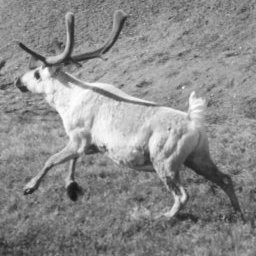
%> input picture assignments/assigmnet_1/image/caribou.jpg, 256 x 256 px
$ octave problem_3.m   (GNU Octave 9; MATLAB toolbox functions it lacks are replaced by stand-ins)
%> lines starting %> are read from the running program, lines starting %| are printed output that depends on the picture
t = imread('../assigmnet_1/image/caribou.jpg');
%> t is the input picture: size 256x256 uint8; min 19, max 255, mean 139.8
[x,map] = gray2ind(t);
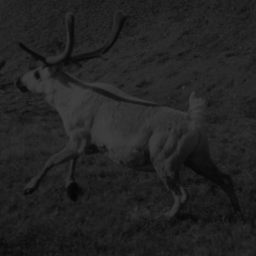
%> x: size 256x256 uint8; min 5, max 63, mean 34.5
%> map = 64 rows, first 12: [0 0 0; 0.0159 0.0159 0.0159; 0.0317 0.0317 0.0317; 0.0476 0.0476 0.0476; 0.0635 0.0635 0.0635; 0.0794 0.0794 0.0794; 0.0952 0.0952 0.0952; 0.111 0.111 0.111; 0.127 0.127 0.127; 0.143 0.143 0.143; 0.159 0.159 0.159; 0.175 0.175 0.175]

x1 = histeq(x);
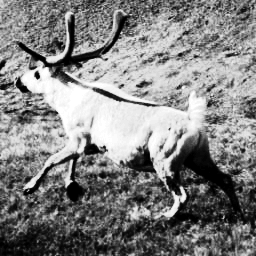
%> x1: size 256x256 uint8; min 0, max 255, mean 129.6
x2 = histeq(x1);
figure;
subplot(2,2,1); imshow(t); title('原始影像');
subplot(2,2,2); imshow(x,map); title('索引影像');
subplot(2,2,3); imshow(x1); title('一次直方圖等化');
subplot(2,2,4); imshow(x2); title('二次直方圖等化');

$ run again, with assignments/assigmnet_1/image/blocks.jpg copied over assignments/assigmnet_1/image/caribou.jpg
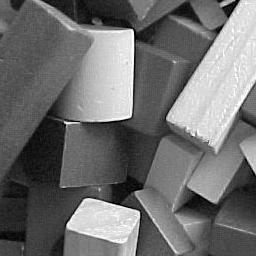
%> input picture assignments/assigmnet_1/image/blocks.jpg, 256 x 256 px
%> t is the input picture: size 256x256 uint8; min 0, max 255, mean 110.3
%> `[x,map] = gray2ind(t);`:
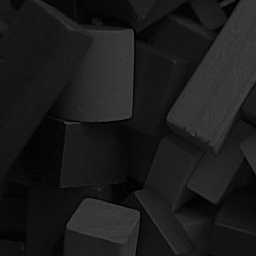
%> x: size 256x256 uint8; min 0, max 63, mean 27.3
%> map = 64 rows, first 12: [0 0 0; 0.0159 0.0159 0.0159; 0.0317 0.0317 0.0317; 0.0476 0.0476 0.0476; 0.0635 0.0635 0.0635; 0.0794 0.0794 0.0794; 0.0952 0.0952 0.0952; 0.111 0.111 0.111; 0.127 0.127 0.127; 0.143 0.143 0.143; 0.159 0.159 0.159; 0.175 0.175 0.175]
%> `x1 = histeq(x);`:
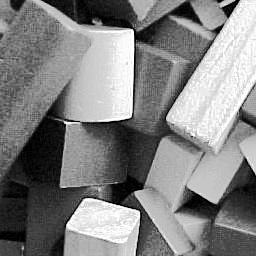
%> x1: size 256x256 uint8; min 0, max 255, mean 129.1
